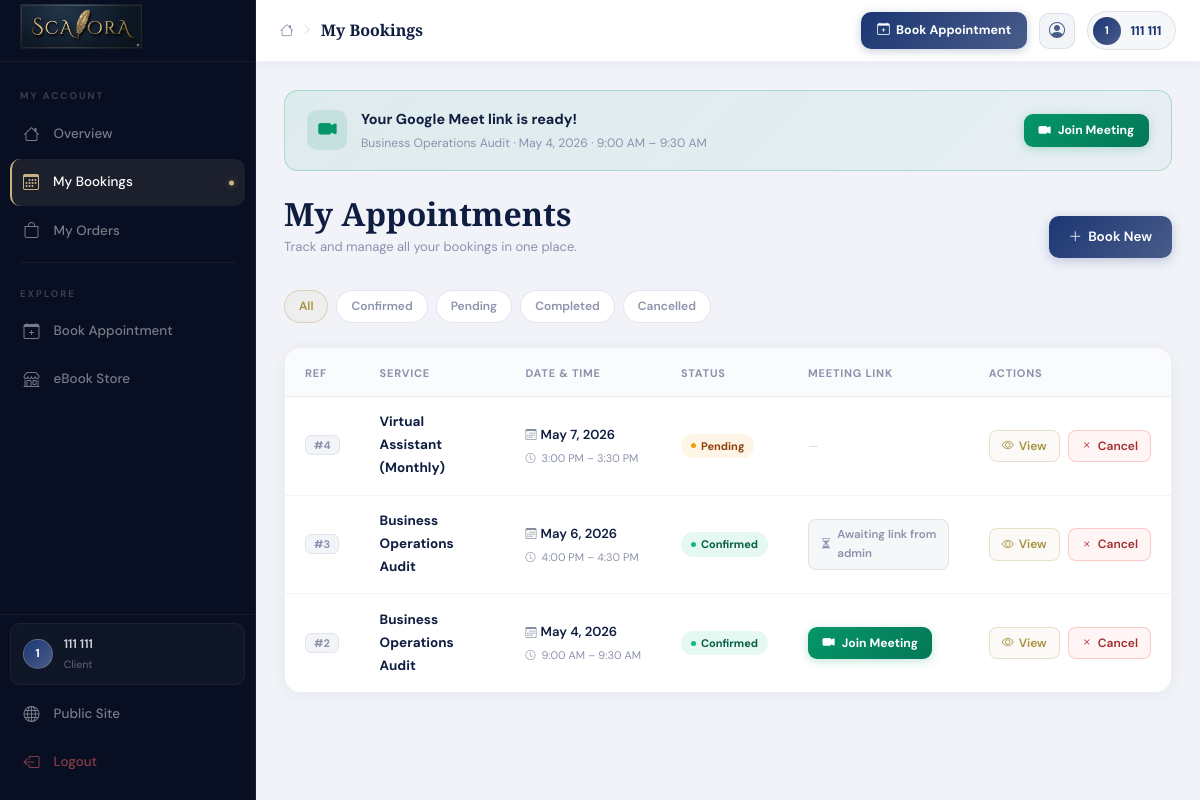
The page /dashboard/client/bookings/ (signed in) on the database its author committed.
### bookings/models.py (models this page shows, shortened)
class Appointment(models.Model):
    STATUS_CHOICES = [
        ('pending', 'Pending'),
        ('confirmed', 'Confirmed'),
        ('cancelled', 'Cancelled'),
        ('completed', 'Completed'),
    ]
    client = models.ForeignKey(User, on_delete=models.CASCADE, related_name='appointments')
    service = models.ForeignKey(Service, on_delete=models.CASCADE, related_name='appointments')
    date = models.DateField()
    time_slot = models.TimeField()
    status = models.CharField(max_length=20, choices=STATUS_CHOICES, default='pending')
    notes = models.TextField(blank=True)
    meet_link = models.URLField(blank=True, help_text='Google Meet or video call link sent to client on confirmation')
    created_at = models.DateTimeField(auto_now_add=True)
    updated_at = models.DateTimeField(auto_now=True)
    def time_slot_end(self):
        from datetime import datetime, timedelta
        end = (datetime.combine(self.date, self.time_slot) + timedelta(minutes=30)).time()
        return end
    class Meta:
        ordering = ['-date', '-time_slot']
        unique_together = ['date', 'time_slot']

### services/models.py (models this page shows, shortened)
class Service(models.Model):
    name = models.CharField(max_length=200)
    description = models.TextField()
    price = models.DecimalField(max_digits=10, decimal_places=2)
    duration = models.PositiveIntegerField(help_text='Duration in minutes')
    icon = models.CharField(max_length=100, blank=True, default='bi-briefcase')
    is_active = models.BooleanField(default=True)
    created_at = models.DateTimeField(auto_now_add=True)
    updated_at = models.DateTimeField(auto_now=True)
    class Meta:
        ordering = ['name']

### dashboard/views.py (the view)
# urls.py: path('client/bookings/', views.client_bookings, name='client_bookings'),
@login_required
def client_bookings(request):
    bookings = Appointment.objects.filter(client=request.user).select_related('service').order_by('-date')
    return render(request, 'dashboard/client/bookings.html', {'bookings': bookings})

### templates/dashboard/client/bookings.html (shortened to what this page needs)
{% extends 'dashboard/base_dashboard.html' %}
{% block page_title %}My Bookings{% endblock %}
{% block content %}
<div class="scb-wrap">
  {% for b in bookings %}
    {% if b.status == 'confirmed' and b.meet_link %}
    <div class="meet-banner">
      <div class="meet-banner-left">
        <div class="meet-banner-icon"><i class="bi bi-camera-video-fill"></i></div>
        <div>
          <div class="meet-banner-title">Your Google Meet link is ready!</div>
          <div class="meet-banner-sub">{{ b.service.name }} · {{ b.date|date:"M j, Y" }} · {{ b.time_slot|time:"g:i A" }} – {{ b.time_slot_end|time:"g:i A" }}</div>
        </div>
      </div>
      <a href="{{ b.meet_link }}" target="_blank" rel="noopener" class="meet-join-btn pulse">
        <i class="bi bi-camera-video-fill"></i> Join Meeting
      </a>
    </div>
    {% endif %}
  {% endfor %}
  <div class="scb-header">
    <div class="scb-header-left">
      <h2>My Appointments</h2>
      <p>Track and manage all your bookings in one place.</p>
    </div>
    <a href="/bookings/book/" class="scb-book-btn">
      <i class="bi bi-plus-lg"></i> Book New
    </a>
  </div>
  <div class="scb-filters" id="scbFilters">
    <span class="scb-filter active" data-filter="all">All</span>
    <span class="scb-filter" data-filter="confirmed">Confirmed</span>
    <span class="scb-filter" data-filter="pending">Pending</span>
    <span class="scb-filter" data-filter="completed">Completed</span>
    <span class="scb-filter" data-filter="cancelled">Cancelled</span>
  </div>
  <div class="scb-panel">
    {% if bookings %}
    <div class="scb-table-wrap">
      <div class="table-responsive">
        <table class="scb-table" id="scbTable">
          <thead>
            <tr>
              <th>Ref</th>
              <th>Service</th>
              <th>Date &amp; Time</th>
              <th>Status</th>
              <th>Meeting Link</th>
              <th>Actions</th>
            </tr>
          </thead>
          <tbody>
          {% for b in bookings %}
          <tr data-status="{{ b.status }}">
            <td><span class="scb-id">#{{ b.pk }}</span></td>
            <td><span class="scb-service">{{ b.service.name }}</span></td>
            <td>
              <span class="scb-date"><i class="bi bi-calendar3" style="opacity:.5;margin-right:4px;font-size:11px;"></i>{{ b.date|date:"M j, Y" }}</span>
              <span class="scb-time" style="font-size:11px; white-space:nowrap;">
  <i class="bi bi-clock" style="font-size:10px;margin-right:3px;"></i>
  {{ b.time_slot|time:"g:i A" }} – {{ b.time_slot_end|time:"g:i A" }}
</span>
            <td><span class="scb-badge {{ b.status }}">{{ b.get_status_display }}</span></td>
            <td>
              <div class="meet-cell">
                {% if b.meet_link %}
                  <a href="{{ b.meet_link }}" target="_blank" rel="noopener"
                     class="meet-join-btn {% if b.status == 'confirmed' %}pulse{% endif %}">
                    <i class="bi bi-camera-video-fill"></i> Join Meeting
                  </a>
                {% elif b.status == 'confirmed' %}
                  <span class="meet-awaiting">
                    <i class="bi bi-hourglass-split"></i> Awaiting link from admin
                  </span>
                {% else %}
                  <span style="font-size:.76rem;color:#d1d5db;">—</span>
                {% endif %}
              </div>
            </td>
            <td>
              <div class="scb-actions">
                <a href="{% url 'bookings:detail' b.pk %}" class="scb-btn-view">
                  <i class="bi bi-eye" style="font-size:12px;"></i> View
                </a>
                {% if b.status == 'pending' or b.status == 'confirmed' %}
                <a href="{% url 'bookings:cancel' b.pk %}" class="scb-btn-cancel">
                  <i class="bi bi-x" style="font-size:12px;"></i> Cancel
                </a>
                {% endif %}
              </div>
            </td>
          </tr>
          {% endfor %}
          </tbody>
        </table>
      </div>
    </div>
    {% endif %}
  </div>
</div>
{% endblock %}

### templates/dashboard/base_dashboard.html (shortened to what this page needs)
{% load static %}
<!DOCTYPE html>
<html lang="en">
<head>
  <link href="https://cdn.jsdelivr.net/npm/bootstrap@5.3.2/dist/css/bootstrap.min.css" rel="stylesheet">
  <link href="https://cdn.jsdelivr.net/npm/bootstrap-icons@1.11.3/font/bootstrap-icons.css" rel="stylesheet">
  <link rel="stylesheet" href="/static/css/scalora.css">
</head>
<body>
<div class="db-wrapper">
  <aside class="db-sidebar" id="dbSidebar">
    <a href="/" class="sb-brand">
      <h2 class="auth-brand">
    <img src="{% static 'images/scalora-logo.png' %}"
         alt="Scalora Logo"
         style="height: 45px; width: auto;">
</h2>
    </a>
    <nav class="sb-nav">
      <div class="sb-section-label">
        {% if user.is_staff %}Admin Panel{% else %}My Account{% endif %}
      </div>
      {% if user.is_staff %}
      <a href="/dashboard/admin/"
         class="sb-link {% if request.path == '/dashboard/admin/' %}active{% endif %}">
        <i class="bi bi-speedometer2"></i><span>Overview</span>
      </a>
      <a href="/dashboard/admin/bookings/"
         class="sb-link {% if '/bookings/' in request.path and '/dashboard/' in request.path %}active{% endif %}">
        <i class="bi bi-calendar-check"></i><span>Bookings</span>
      </a>
      <a href="/dashboard/admin/services/"
         class="sb-link {% if '/services/' in request.path and '/dashboard/' in request.path %}active{% endif %}">
        <i class="bi bi-briefcase"></i><span>Services</span>
      </a>
      <div class="sb-divider"></div>
      <div class="sb-section-label">Content</div>
      <a href="/dashboard/admin/testimonials/"
         class="sb-link {% if '/testimonials/' in request.path and '/dashboard/' in request.path %}active{% endif %}">
        <i class="bi bi-chat-quote"></i><span>Testimonials</span>
      </a>
      <a href="/dashboard/admin/blogs/"
         class="sb-link {% if '/blogs/' in request.path and '/dashboard/' in request.path %}active{% endif %}">
        <i class="bi bi-newspaper"></i><span>Blog Posts</span>
      </a>
      <a href="/dashboard/admin/careers/"
         class="sb-link {% if '/careers/' in request.path and '/dashboard/' in request.path %}active{% endif %}">
        <i class="bi bi-people"></i><span>Careers</span>
      </a>
      <a href="/dashboard/admin/ebooks/"
         class="sb-link {% if '/ebooks/' in request.path and '/dashboard/' in request.path %}active{% endif %}">
        <i class="bi bi-book"></i><span>eBooks & Orders</span>
      </a>
      {% else %}
      <a href="/dashboard/client/"
         class="sb-link {% if request.path == '/dashboard/client/' %}active{% endif %}">
        <i class="bi bi-house"></i><span>Overview</span>
      </a>
      <a href="/dashboard/client/bookings/"
         class="sb-link {% if '/client/bookings/' in request.path %}active{% endif %}">
        <i class="bi bi-calendar3"></i><span>My Bookings</span>
      </a>
      <a href="/dashboard/client/orders/"
         class="sb-link {% if '/client/orders/' in request.path %}active{% endif %}">
        <i class="bi bi-bag"></i><span>My Orders</span>
      </a>
      <div class="sb-divider"></div>
      <div class="sb-section-label">Explore</div>
      <a href="/bookings/book/" class="sb-link">
        <i class="bi bi-calendar-plus"></i><span>Book Appointment</span>
      </a>
      <a href="/ebooks/" class="sb-link">
        <i class="bi bi-shop"></i><span>eBook Store</span>
      </a>
      {% endif %}
    </nav>
    <div class="sb-footer">
      <a href="/accounts/profile/" class="sb-user-card">
        <div class="sb-user-av">{{ user.first_name|first|upper|default:user.username|first|upper }}</div>
        <div class="sb-user-info">
          <div class="sb-user-name">{{ user.get_full_name|default:user.username|truncatechars:20 }}</div>
          <div class="sb-user-role">{% if user.is_staff %}Administrator{% else %}Client{% endif %}</div>
        </div>
      </a>
      <a href="/" class="sb-link">
        <i class="bi bi-globe"></i><span>Public Site</span>
      </a>
      <a href="/accounts/logout/" class="sb-link sb-logout">
        <i class="bi bi-box-arrow-left"></i><span>Logout</span>
      </a>
    </div>
  </aside>
  <div class="db-main">
    <header class="db-topbar">
      <div class="topbar-title-wrap">
        <i class="bi bi-house topbar-home-ic"></i>
        <i class="bi bi-chevron-right topbar-sep"></i>
        <div class="topbar-page-title">{% block page_title %}Dashboard{% endblock %}</div>
      </div>
      <div class="topbar-right">
        <a href="/bookings/book/" class="topbar-book-btn">
          <i class="bi bi-calendar-plus"></i> Book Appointment
        </a>
        <a href="/accounts/profile/" class="topbar-icon-btn" title="Profile">
          <i class="bi bi-person-circle"></i>
        </a>
        <div class="topbar-user-chip">
          <div class="topbar-av">{{ user.first_name|first|upper|default:user.username|first|upper }}</div>
          <span class="topbar-username">{{ user.get_full_name|default:user.username }}</span>
        </div>
      </div>
    </header>
    <div class="db-content">
      {% block content %}{% endblock %}
    </div>
  </div>
</div>
</body>
</html>

### static/css/scalora.css (style rules this page uses)
:root { --primary-dark: #0F1E40; --primary: #1B3673; --primary-light: #4A5D8A; --secondary: #8C92AC; --gold: #c9b37e; --gold-light: #e0cc9e; --off-white: #F2F2F2; --white: #ffffff; --glass-bg: rgba(27, 54, 115, 0.15); --glass-border: rgba(201, 179, 126, 0.18); --glass-bg-dark: rgba(15, 30, 64, 0.75); --text-primary: #0F1E40; --text-light: rgba(255,255,255,0.85); --font-display: 'Playfair Display', Georgia, serif; --font-body: 'DM Sans', system-ui, sans-serif; --radius: 16px; --radius-sm: 10px; --shadow: 0 8px 40px rgba(15,30,64,0.18); --shadow-lg: 0 20px 60px rgba(15,30,64,0.25); --transition: all 0.3s cubic-bezier(0.4, 0, 0.2, 1); }
*, *::before, *::after { box-sizing: border-box; }
html { scroll-behavior: smooth; }
body { font-family: var(--font-body); color: var(--text-primary); background: var(--off-white); line-height: 1.7; overflow-x: hidden; }
h1,h2,h3,h4,h5,h6 { font-family: var(--font-display); font-weight: 700; line-height: 1.2; }
.auth-brand { font-family: var(--font-display); font-size: 2rem; color: var(--primary-dark); }

### rows shown on the page
Appointment: service.name "Business Operations Audit", date "May 4, 2026", time_slot "9:00 AM", time_slot_end "9:30 AM", pk "2", status "Confirmed", shows "Cancel"
Appointment: pk "4", service.name "Virtual Assistant (Monthly)", date "May 7, 2026", time_slot "3:00 PM", time_slot_end "3:30 PM", status "Pending", shows "Cancel"
Appointment: pk "3", service.name "Business Operations Audit", date "May 6, 2026", time_slot "4:00 PM", time_slot_end "4:30 PM", status "Confirmed", meet_link "Awaiting link from admin", shows "Cancel"

### other values the page prints
{{ user.first_name|first|upper|default:user.username|first|upper }} "1"
{{ user.get_full_name|default:user.username|truncatechars:20 }} "111 111"
{{ user.get_full_name|default:user.username }} "111 111"
